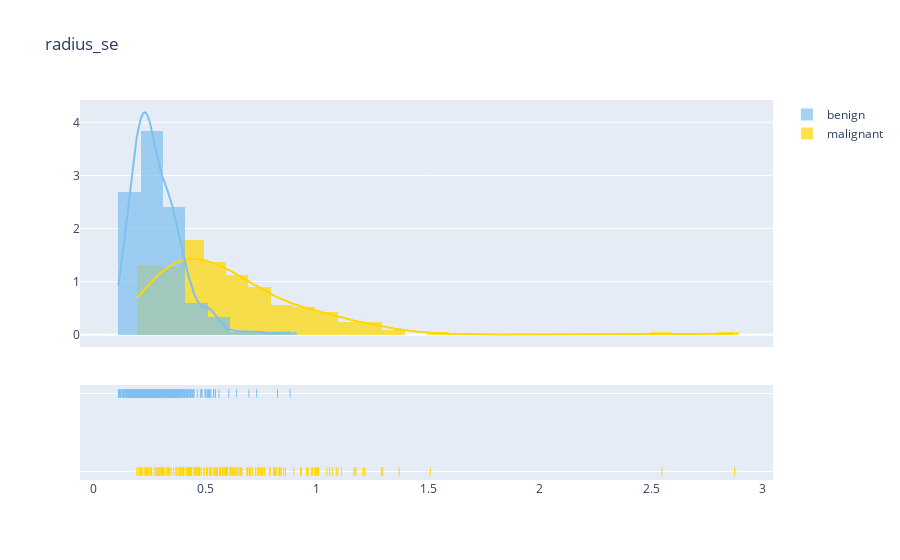

The code cell stored with this chart in its notebook:
### Code cell
#plot distribution 'se'
plot_distribution('radius_se', .1)
plot_distribution('texture_se', .1)
plot_distribution('perimeter_se', .5)
plot_distribution('area_se', 5)
#plot_distribution('smoothness_se', .5)
#plot_distribution('compactness_se', .5)
#plot_distribution('concavity_se', .5)
#plot_distribution('concave points_se', .5)
#plot_distribution('symmetry_se', .5)
#plot_distribution('fractal_dimension_se', .5)

### Figure 1 — Plotly figure (JSON) as saved in the notebook; plotly's stock layout.template omitted (floating-point values rounded to 4 significant figures; data arrays with more than 128 entries replaced by an {"elided": "..."} marker saying what was removed)
{"data": [{"autobinx": false, "histnorm": "probability density", "legendgroup": "malignant", "marker": {"color": "#FFD700"}, "name": "malignant", "opacity": 0.7, "type": "histogram", "x": {"elided": "212 float values"}, "xaxis": "x", "xbins": {"end": 2.873, "size": 0.1, "start": 0.1938}, "yaxis": "y"}, {"autobinx": false, "histnorm": "probability density", "legendgroup": "benign", "marker": {"color": "#7EC0EE"}, "name": "benign", "opacity": 0.7, "type": "histogram", "x": {"elided": "357 float values"}, "xaxis": "x", "xbins": {"end": 0.8811, "size": 0.1, "start": 0.1115}, "yaxis": "y"}, {"legendgroup": "malignant", "marker": {"color": "#FFD700"}, "mode": "lines", "name": "malignant", "showlegend": false, "type": "scatter", "x": {"elided": "500 float values"}, "xaxis": "x", "y": {"elided": "500 float values"}, "yaxis": "y"}, {"legendgroup": "benign", "marker": {"color": "#7EC0EE"}, "mode": "lines", "name": "benign", "showlegend": false, "type": "scatter", "x": {"elided": "500 float values"}, "xaxis": "x", "y": {"elided": "500 float values"}, "yaxis": "y"}, {"legendgroup": "malignant", "marker": {"color": "#FFD700", "symbol": "line-ns-open"}, "mode": "markers", "name": "malignant", "showlegend": false, "type": "scatter", "x": {"elided": "212 float values"}, "xaxis": "x", "y": {"elided": "212 str values"}, "yaxis": "y2"}, {"legendgroup": "benign", "marker": {"color": "#7EC0EE", "symbol": "line-ns-open"}, "mode": "markers", "name": "benign", "showlegend": false, "type": "scatter", "x": {"elided": "357 float values"}, "xaxis": "x", "y": {"elided": "357 str values"}, "yaxis": "y2"}], "layout": {"barmode": "overlay", "hovermode": "closest", "legend": {"traceorder": "reversed"}, "title": {"text": "radius_se"}, "xaxis": {"anchor": "y2", "domain": [0, 1], "zeroline": false}, "yaxis": {"anchor": "free", "domain": [0.35, 1], "position": 0}, "yaxis2": {"anchor": "x", "domain": [0, 0.25], "dtick": 1, "showticklabels": false}}}
